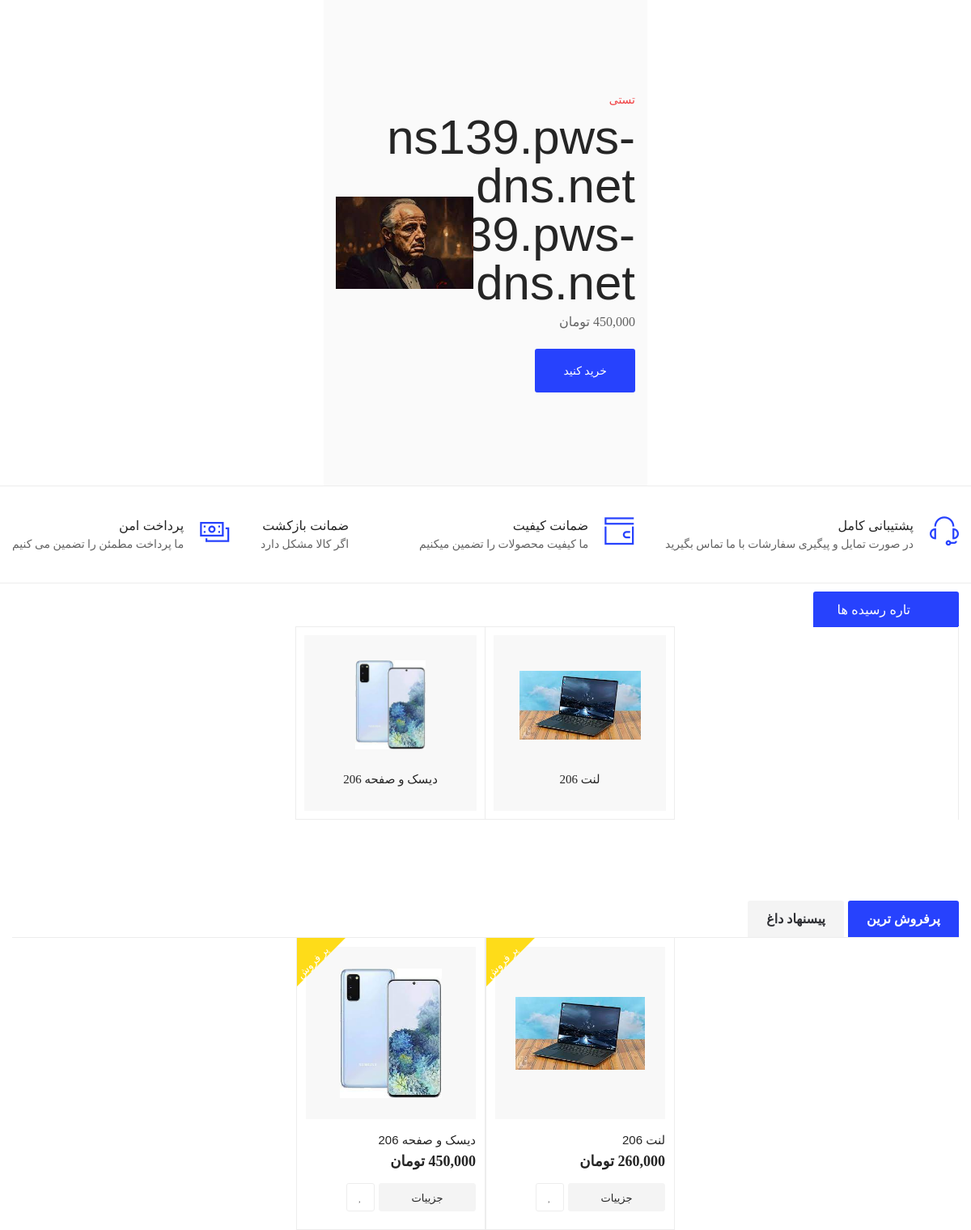
Before: / (signed in) with the older database file.
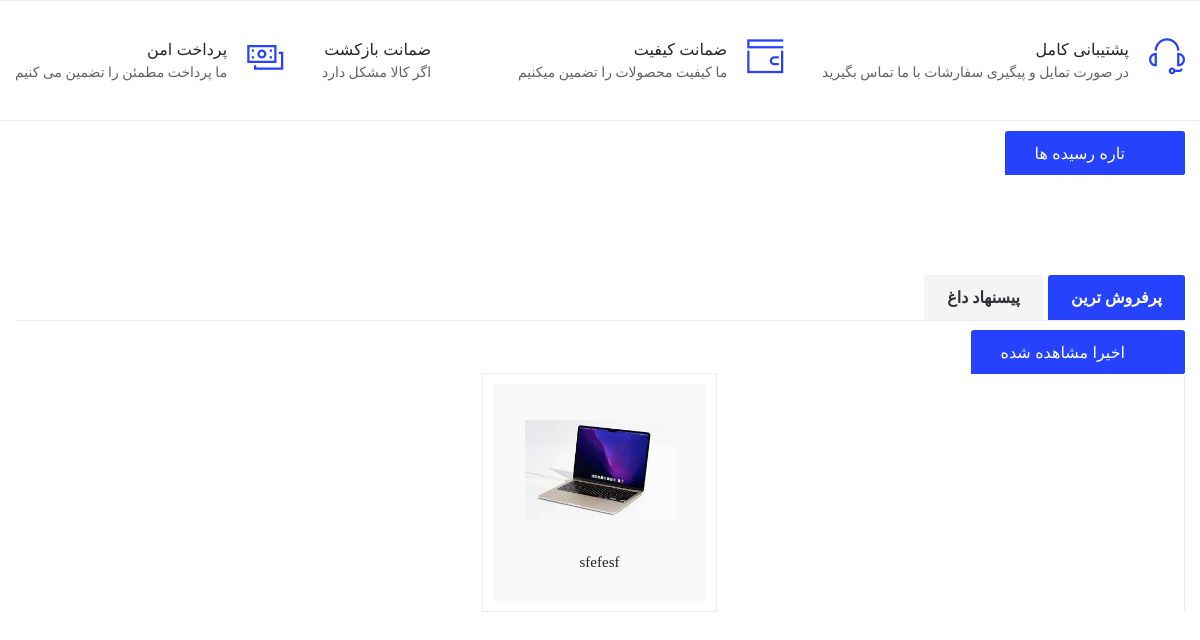
After: the same page with the newer database file.
### site_module/models.py (models this page shows, shortened)
class Slider(models.Model):
    product = models.ForeignKey(Product, on_delete=models.CASCADE, verbose_name='محصول', default=None)
    title = models.CharField(max_length=200, verbose_name='عنوان')
    description = models.TextField(verbose_name='توضیحات اسلایدر')
    image = models.ImageField(upload_to='images/sliders', verbose_name='تصویر اسلایدر')
    is_active = models.BooleanField(default=True, verbose_name='فعال / غیرفعال')
    class Meta:
        verbose_name = 'اسلایدر'
        verbose_name_plural = 'اسلایدر ها'

### product_app/models.py (models this page shows, shortened)
class Product(models.Model):
    title = models.CharField(max_length=300, verbose_name='نام محصول')
    car = models.ForeignKey(Car,
                            related_name='product_car', verbose_name='ماشین', on_delete=models.CASCADE)
    brand = models.ManyToManyField(Brand, related_name='product_brand', verbose_name='برند')
    image = models.ImageField(upload_to='images/products', null=True, blank=True, verbose_name='تصویر محصول')
    price = models.IntegerField(verbose_name='قیمت')
    off_price = models.IntegerField(null=True, blank=True, verbose_name='قیمت با تخفیف')
    avg_rating = models.FloatField(default=0, verbose_name='میانگین امتیاز')
    number_rating = models.IntegerField(default=0, verbose_name='تعداد نظر ها')
    short_description = models.CharField(max_length=360, db_index=True, null=True, verbose_name='توضیحات کوتاه')
    description = models.TextField(verbose_name='توضیحات اصلی', db_index=True)
    quantity = models.PositiveIntegerField(null=True, blank=True, verbose_name='تعداد موجودی')
    slug = models.SlugField(default="", null=False, db_index=True, blank=True, max_length=200, unique=True,
                            verbose_name='عنوان در url')
    is_active = models.BooleanField(default=False, verbose_name='فعال / غیرفعال')
    is_delete = models.BooleanField(verbose_name='حذف شده / نشده')
    is_new = models.BooleanField(default=False, verbose_name='جدید')
    is_best_sell = models.BooleanField(default=False, verbose_name='پر فروش')
    is_hot_suggest = models.BooleanField(default=False, verbose_name='یشنهاد داغ')
    def get_absolute_url(self):
        return reverse('product-detail', args=[self.slug])
    class Meta:
        verbose_name = 'محصول'
        verbose_name_plural = 'محصولات'

class ProductVisit(models.Model):
    product = models.ForeignKey('Product', on_delete=models.CASCADE, verbose_name='محصول')
    ip = models.CharField(max_length=30, verbose_name='آی پی کاربر')
    user = models.ForeignKey(User, null=True, blank=True, verbose_name='کاربر', on_delete=models.CASCADE)
    class Meta:
        verbose_name = 'بازدید محصول'
        verbose_name_plural = 'بازدیدهای محصول'

### home_module/views.py (the view)
# urls.py: path('', views.HomeView.as_view(), name='home_page'),
class HomeView(TemplateView):
    template_name = 'home_page.html'
    def get_context_data(self,**kwargs):
        context = super().get_context_data(**kwargs)
        sliders = Slider.objects.filter(is_active=True)
        best_sell = Product.objects.filter(is_active=True, is_delete=False, is_best_sell=True).order_by('-id')[:5]
        hot_suggest = Product.objects.filter(is_active=True, is_delete=False, is_best_sell=True).order_by('-id')[:5]
        most_visited_by_user = ProductVisit.objects.filter(user_id=self.request.user.id, ip__iexact=self.request.META.get('REMOTE_ADDR'))[:10]
        context['hot_suggest'] = hot_suggest
        context['best_sell'] = best_sell
        context['sliders'] = sliders
        context['most_visited_by_user'] = most_visited_by_user
        latest_products = Product.objects.filter(is_active=True, is_delete=False, is_new=True).order_by('-id')[:10]
        most_visit_products = Product.objects.filter(is_active=True, is_delete=False).annotate(
            visit_count=Count('productvisit')).order_by('-visit_count')[:12]
        context['latest_products'] = latest_products
        context['most_visit_products'] = group_list(most_visit_products)
        return context

### polls/templatetags/poll_extras.py (called while the page is built)
@register.filter(name='three_digits_currency')
def three_digits_currency(value: int):
    return '{:,}'.format(value) + ' تومان'

### utils/convertors.py (called while the page is built)
def group_list(custom_list, size=4):
    grouped_list = []
    for i in range(0, len(custom_list), size):
        grouped_list.append(custom_list[i:i + size])
    return grouped_list

### home_module/templates/home_page.html (shortened to what this page needs)
{% extends 'shared/layout.html' %}
{% load poll_extras %}
{% block content %}
    <main>
        <section class="slider_section">
            <div class="main_slider" data-slick='{"arrows": true , "dots":false}'>
                {% for slider in sliders %}
                <div class="slider_item">
                    <div class="container">
                        <div class="row align-items-center justify-content-lg-between">
                            <div class="col col-lg-5 col-md-6 col-sm-6">
                                <div class="slider_content">
                                    <h3 class="small_title" data-animation="fadeInUp2" data-delay=".2s">{{ slider.title }}</h3>
                                    <h4 class="big_title" data-animation="fadeInUp2" data-delay=".4s">{{ slider.description }}</h4>
                                    <div class="item_price" data-animation="fadeInUp2" data-delay=".6s">
                                        {% if group.off_price %}
                                                    <span>{{ slider.product.off_price|three_digits_currency }}</span>
                                                    <del>{{ slider.product.price|three_digits_currency }}</del>
                                                {% else %}
                                                    <span>{{ slider.product.price|three_digits_currency }}</span>
                                                {% endif %}
                                    </div>
                                    <a class="btn btn_primary" href="shop_details.html" data-animation="fadeInUp2"
                                       data-delay=".8s">خرید کنید</a>
                                </div>
                            </div>
                            <div class="order-last col col-lg-6 col-md-6 col-sm-6">
                                <div class="slider_image" data-animation="fadeInRight" data-delay=".2s">
                                    <img src="{{ slider.product.image.url }}"
                                         alt="Getyootech - Gadgets Ecommerce Site Template">
                                </div>
                            </div>
                        </div>
                    </div>
                </div>
                {% endfor %}
            </div>
        </section>
        <section class="policy_section">
            <div class="policy_item">
                <div class="item_icon">
                    <i class="icon icon-Headset"></i>
                </div>
                <div class="item_content">
                    <h3 class="item_title">پشتیبانی کامل</h3>
                    <p>
                        در صورت تمایل و پیگیری سفارشات با ما تماس بگیرید
                    </p>
                </div>
            </div>
            <div class="policy_item">
                <div class="item_icon">
                    <i class="icon icon-Wallet"></i>
                </div>
                <div class="item_content">
                    <h3 class="item_title">ضمانت کیفیت</h3>
                    <p>
                        ما کیفیت محصولات را تضمین میکنیم
                    </p>
                </div>
            </div>
            <div class="policy_item">
                <div class="item_icon">
                    <i class=" fa fa-rocket"></i>
                </div>
                <div class="item_content">
                    <h3 class="item_title">ضمانت بازکشت</h3>
                    <p>
                        اگر کالا مشکل دارد
                    </p>
                </div>
            </div>
            <div class="policy_item">
                <div class="item_icon">
                    <i class="icon icon-Dollars"></i>
                </div>
                <div class="item_content">
                    <h3 class="item_title">پرداخت امن</h3>
                    <p>
                        ما پرداخت مطمئن را تضمین می کنیم
                    </p>
                </div>
            </div>
        </section>
        <section class="category_section section_space">
            <div class="container">
                <div class="section_title mb-0">
                    <h2 class="title_text"><i class=" fa fa-fire"></i>تاره رسیده ها</h2>
                </div>
                <div class="top_category_wrap arrows_topright">
                    <div class="top_category_carousel" data-slick='{"dots": false}'>
                        {% for group in latest_products %}
                            <div class="slider_item">
                                <div class="category_boxed">
                                    <a href="{{ group.get_absolute_url }}">
                      <span class="item_image">
                        <img src="{{ group.image.url }}"
                             alt="Getyootech - Gadgets Ecommerce Site Template">
                      </span>
                                        <span class="item_title">{{ group.title }}</span>
                                    </a>
                                </div>
                            </div>
                        {% endfor %}
                    </div>
                </div>
            </div>
        </section>
        <section class="product_section">
            <div class="container">
                <ul class="tabs_nav nav" role="tablist">
                    <li role="presentation">
                        <button class="active" data-bs-toggle="tab" data-bs-target="#bestseller_tab" type="button"
                                role="tab" aria-selected="true">پرفروش ترین
                        </button>
                    </li>
                    <li role="presentation">
                        <button data-bs-toggle="tab" data-bs-target="#hotdeal_tab" type="button" role="tab"
                                aria-selected="false">پیسنهاد داغ
                        </button>
                    </li>
                </ul>
                <div class="tab-content tad_has_carousel">
                    <div class="tab-pane fade show active" id="bestseller_tab" role="tabpanel">
                        <div class="product_carousel_wrap arrows_topright">
                            <div class="best_seller_carousel" data-slick='{"dots": false}'>
                                {% for group in best_sell %}
                                    <div class="product_layout1">
                                        <div class="item_badge sale_badge">
                                            <span>پر فروش</span>
                                        </div>
                                        <div class="item_image">
                                            <img src="{{ group.image.url }}"
                                                 alt="Getyootech - Gadgets Ecommerce Site Template">
                                        </div>
                                        <div class="item_content">
                                            <h3 class="item_title">
                                                <a href="{{ group.get_absolute_url }}">{{ group.title }}</a>
                                            </h3>
                                            <div class="item_price">
                                                {% if group.off_price %}
                                                    <span>{{ group.off_price|three_digits_currency }}</span>
                                                    <del>{{ group.price|three_digits_currency }}</del>
                                                {% else %}
                                                    <span>{{ group.price|three_digits_currency }}</span>
                                                {% endif %}
                                            </div>
                                            <ul class="item_btns_group ul_li">
                                                <li><a class="addtocart_btn"
                                                       href="{{ group.get_absolute_url }}">جزییات</a>
                                                </li>
                                                <li><a href="#!"><i class="fas fa-heart"></i></a></li>
                                            </ul>
                                        </div>
                                    </div>
                                {% endfor %}
                            </div>
                        </div>
                    </div>
                </div>
            </div>
        </section>
        {% if most_visited_by_user %}
        <section class="category_section section_space">
            <div class="container">
                <div class="section_title mb-0">
                    <h2 class="title_text"><i class=" fa fa-eye"></i>اخیرا مشاهده شده</h2>
                </div>
                <div class="top_category_wrap arrows_topright">
                    <div class="top_category_carousel" data-slick='{"dots": false}'>
                        {% for group in most_visited_by_user %}
                            <div class="slider_item">
                                <div class="category_boxed">
                                    <a href="shop_grid.html">
                      <span class="item_image">
                        <img src="{{ group.product.image.url }}"
                             alt="Getyootech - Gadgets Ecommerce Site Template">
                      </span>
                                        <span class="item_title">{{ group.product.title }}</span>
                                    </a>
                                </div>
                            </div>
                        {% endfor %}
                    </div>
                </div>
            </div>
        </section>
        {% endif %}
    </main>
{% endblock %}

### templates/shared/layout.html (shortened to what this page needs)
{% load render_partial %}
<!doctype html>
<html lang="en">
<head>
    {% include 'shared/header_references.html' %}
</head>
<body>
<div class="body_wrap">
{% block content %}
{% endblock %}
</div>
</body>
</html>

### templates/shared/header_references.html (shortened to what this page needs)
<link rel="stylesheet" type="text/css" href="/static/css/bootstrap.min.css">
<link rel="stylesheet" type="text/css" href="/static/css/fontawesome.css">
<link rel="stylesheet" type="text/css" href="/static/css/stroke-gap-icons.css">
<link rel="stylesheet" type="text/css" href="/static/css/icofont.css">
<link rel="stylesheet" type="text/css" href="/static/css/animate.css">
<link rel="stylesheet" type="text/css" href="/static/css/slick.css">
<link rel="stylesheet" type="text/css" href="/static/css/slick-theme.css">
<link rel="stylesheet" type="text/css" href="/static/css/magnific-popup.css">
<link rel="stylesheet" type="text/css" href="/static/css/jquery-ui.css">
<link rel="stylesheet" type="text/css" href="/static/css/nice-select.css">
<link rel="stylesheet" type="text/css" href="/static/css/style.css">
<link rel="stylesheet" type="text/css" href="/static/fonts/vazir-font-for-index.css">
<link rel="stylesheet" type="text/css" href="/static/css/assets/slider.css">
<link rel="stylesheet" type="text/css" href="/static/css/assets/alerts.css">
<link href="https://cdn.jsdelivr.net/gh/rastikerdar/vazirmatn@v33.003/Vazirmatn-font-face.css" rel="stylesheet" type="text/css" />

Changed rows visible on the page:
removed Slider: title "تستی", description "ns139.pws-dns.net ns139.pws-dns.net", product.price|three_digits_currency "450,000 تومان", product.image (picture)
removed Product: image (picture), title "دیسک و صفحه 206", price|three_digits_currency "450,000 تومان"
removed Product: image (picture), title "لنت 206", price|three_digits_currency "260,000 تومان"
added ProductVisit: product.image (picture), product "sfefesf"
Other visible differences:
text now shown: "اخیرا مشاهده شده"
